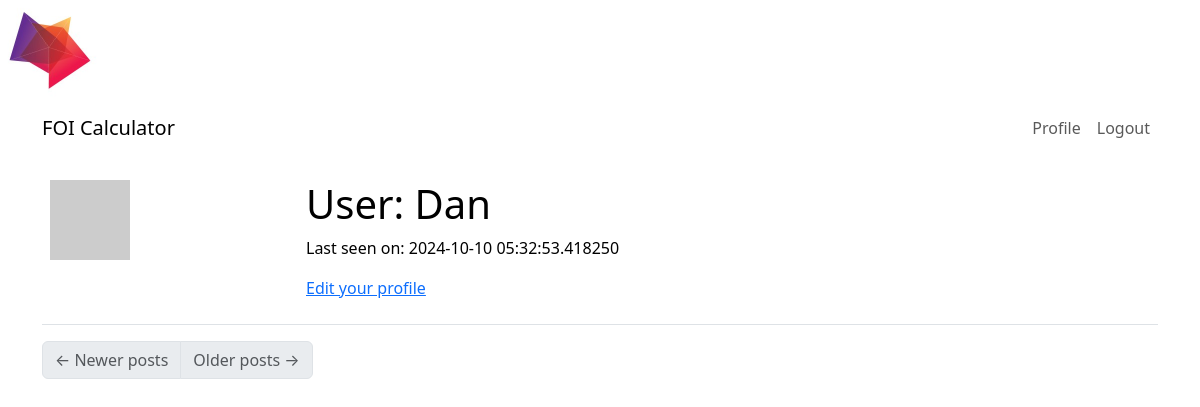
/user/Dan (signed in), run on an earlier commit of the app's database.
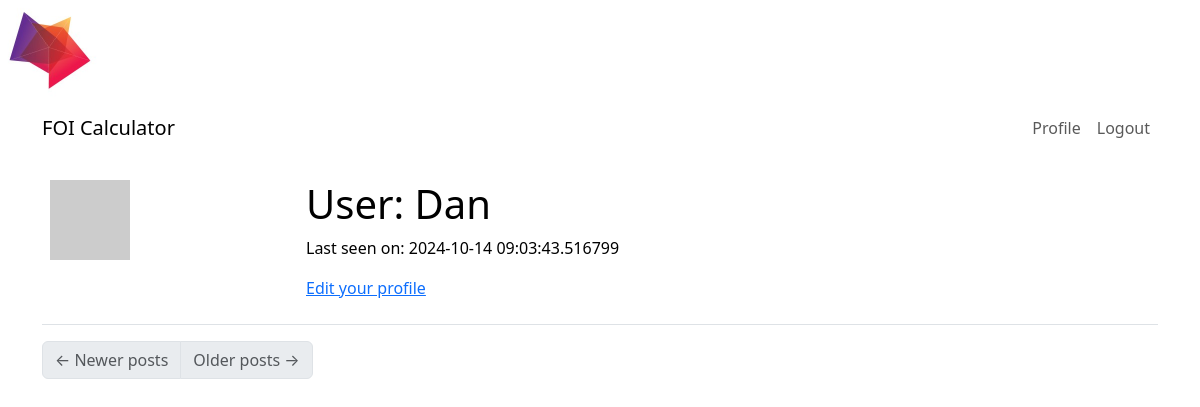
And on a later commit of the database.
### app/models.py (models this page shows, shortened)
class User(UserMixin, db.Model):
    id: so.Mapped[int] = so.mapped_column(primary_key=True)
    username: so.Mapped[str] = so.mapped_column(sa.String(64), index=True,
                                                unique=True)
    email: so.Mapped[str] = so.mapped_column(sa.String(120), index=True,
                                             unique=True)
    password_hash: so.Mapped[Optional[str]] = so.mapped_column(sa.String(256))
    about_me: so.Mapped[Optional[str]] = so.mapped_column(sa.String(140))
    last_seen: so.Mapped[Optional[datetime]] = so.mapped_column(
        default=lambda: datetime.now(timezone.utc))
    posts: so.WriteOnlyMapped['Post'] = so.relationship(
        back_populates='author')
    surveys: so.WriteOnlyMapped['Survey'] = so.relationship(
        back_populates='author')
    following: so.WriteOnlyMapped['User'] = so.relationship(
        secondary=followers, primaryjoin=(followers.c.follower_id == id),
        secondaryjoin=(followers.c.followed_id == id),
        back_populates='followers')
    followers: so.WriteOnlyMapped['User'] = so.relationship(
        secondary=followers, primaryjoin=(followers.c.followed_id == id),
        secondaryjoin=(followers.c.follower_id == id),
        back_populates='following')
    def avatar(self, size):
        digest = md5(self.email.lower().encode('utf-8')).hexdigest()
        return f'https://www.gravatar.com/avatar/{digest}?d=identicon&s={size}'
    def followers_count(self):
        query = sa.select(sa.func.count()).select_from(
            self.followers.select().subquery())
        return db.session.scalar(query)
    def following_count(self):
        query = sa.select(sa.func.count()).select_from(
            self.following.select().subquery())
        return db.session.scalar(query)

### app/routes.py (the view)
@app.route('/user/<username>')
@login_required
def user(username):
    user = db.first_or_404(sa.select(User).where(User.username == username))
    page = request.args.get('page', 1, type=int)
    query = user.posts.select().order_by(Post.timestamp.desc())
    posts = db.paginate(query, page=page,
                        per_page=app.config['POSTS_PER_PAGE'],
                        error_out=False)
    next_url = url_for('user', username=user.username, page=posts.next_num) \
        if posts.has_next else None
    prev_url = url_for('user', username=user.username, page=posts.prev_num) \
        if posts.has_prev else None
    form = EmptyForm()
    return render_template('user.html', user=user, posts=posts.items,
                           next_url=next_url, prev_url=prev_url, form=form)

### app/models.py (called while the page is built)
@login.user_loader
def load_user(id):
    return db.session.get(User, int(id))

### app/routes.py (called while the page is built)
@app.before_request
def before_request():
    if current_user.is_authenticated:
        current_user.last_seen = datetime.now(timezone.utc)
        db.session.commit()

### app/templates/user.html (shortened to what this page needs)
{% extends "base.html" %}
{% block content %}
    <table class="table table-hover">
        <tr>
            <td width="256px"><img src="{{ user.avatar(256) }}"></td>
            <td>
                <h1>User: {{ user.username }}</h1>
                {% if user.last_seen %}<p>Last seen on: {{ user.last_seen }}</p>{% endif %}
                {% if user == current_user %}
                <p><a href="{{ url_for('edit_profile') }}">Edit your profile</a></p>
                {% endif %}
            </td>
        </tr>
    </table>
    <nav aria-label="Post navigation">
        <ul class="pagination">
            <li class="page-item{% if not prev_url %} disabled{% endif %}">
                <a class="page-link" href="{{ prev_url }}">
                    <span aria-hidden="true">&larr;</span> Newer posts
                </a>
            </li>
            <li class="page-item{% if not next_url %} disabled{% endif %}">
                <a class="page-link" href="{{ next_url }}">
                    Older posts <span aria-hidden="true">&rarr;</span>
                </a>
            </li>
        </ul>
    </nav>
{% endblock %}

### app/templates/base.html (shortened to what this page needs)
<!doctype html>
<html lang="en">
  <head>
    <link
        href="https://cdn.jsdelivr.net/npm/bootstrap@5.3.2/dist/css/bootstrap.min.css"
        rel="stylesheet"
>
  </head>
  <body>
    <img style="width:100px"src="{{ url_for('static', filename='images/logo-2.jpeg') }}" class="image" />
    <nav style="background-color:rgb(255, 255, 255) !important" class="navbar navbar-expand-lg bg-body-tertiary">
      <div class="container">
        <a class="navbar-brand" href="{{ url_for('index_survey') }}">FOI Calculator</a>
        <div class="collapse navbar-collapse" id="navbarSupportedContent">
          <ul class="navbar-nav mb-2 mb-lg-0">
            {% if current_user.is_anonymous %}
            <li class="nav-item">
              <a class="nav-link" aria-current="page" href="{{ url_for('login') }}">Login</a>
            </li>
            {% else %}
            <li class="nav-item">
              <a class="nav-link" aria-current="page" href="{{ url_for('user', username=current_user.username) }}">Profile</a>
            </li>
            <li class="nav-item">
              <a class="nav-link" aria-current="page" href="{{ url_for('logout') }}">Logout</a>
            </li>
            {% endif %}
          </ul>
        </div>
      </div>
    </nav>
    <div class="container mt-3">
      {% block content %}{% endblock %}
    </div>
  </body>
</html>

What changed in the data, as far as the page shows it:
changed User "Dan": last_seen "2024-10-10 05:32:53.418250" → "2024-10-14 09:03:43.516799"
